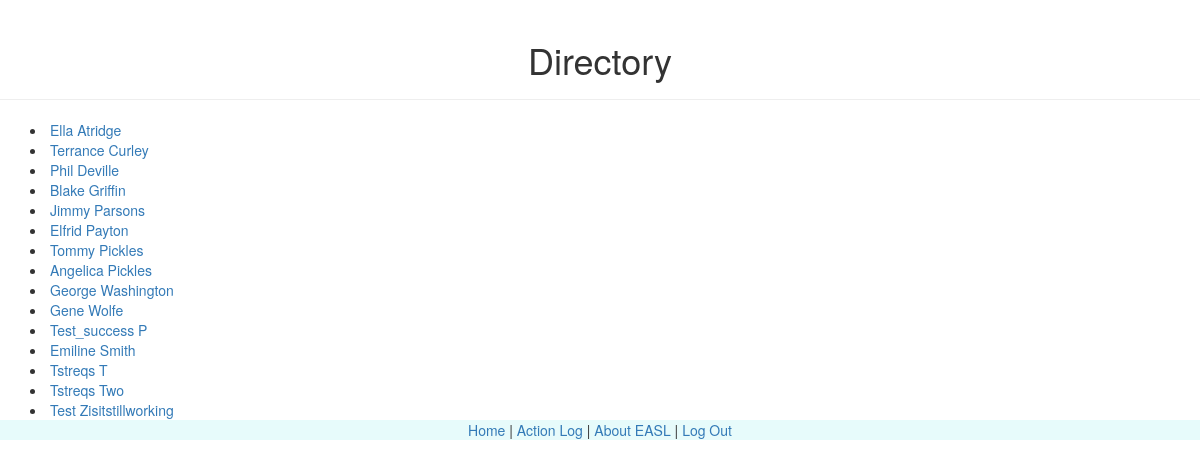
Page /directory/ (signed in) on the committed database.
### webApp/models.py (models this page shows, shortened)
class Student(models.Model):
    first_name = models.CharField(max_length=50)
    last_name = models.CharField(max_length=50)
    date_of_birth = models.DateField()
    gender = models.CharField(max_length=10, choices=[('M', 'Male'), ('F', 'Female')])
    parent = models.ForeignKey(User, null=True, blank=True, on_delete=models.CASCADE)
    class Meta:
        unique_together = [("first_name", "last_name", "date_of_birth")]
        ordering = ['last_name']

### webApp/views.py (the view)
# urls.py: url(r'^directory/$', views.directory, name='directory'),
def directory(request):
    if request.user.is_authenticated:
        students = Student.objects.all()
        return render(request, 'directory.html', {'students': students})
    else:
        return redirect('/accounts/login')

### webApp/templates/directory.html
{% extends "base.html" %}
{% block content %}
<div class="page-header">
  <h1 class="text-center"> Directory </h1>
</div>
{% for student in students %}
  <div class="container">
    <div class="studentname">
      <li>
        <a href="{% url 'student_detail' student.id %}">
        {{ student.first_name|capfirst }} {{ student.last_name|capfirst }}
        </a>
      </li>
    </div>
  </div>
{% endfor %}
{% endblock %}

### rows in the picture
Student: first_name "Ella", last_name "Atridge"
Student: first_name "Terrance", last_name "Curley"
Student: first_name "Phil", last_name "Deville"
Student: first_name "Blake", last_name "Griffin"
Student: first_name "Jimmy", last_name "Parsons"
Student: first_name "Elfrid", last_name "Payton"
Student: first_name "Tommy", last_name "Pickles"
Student: first_name "Angelica", last_name "Pickles"
Student: first_name "George", last_name "Washington"
Student: first_name "Gene", last_name "Wolfe"
Student: first_name "Test_success", last_name "P"
Student: first_name "Emiline", last_name "Smith"
Student: first_name "Tstreqs", last_name "T"
Student: first_name "Tstreqs", last_name "Two"
Student: first_name "Test", last_name "Zisitstillworking"
